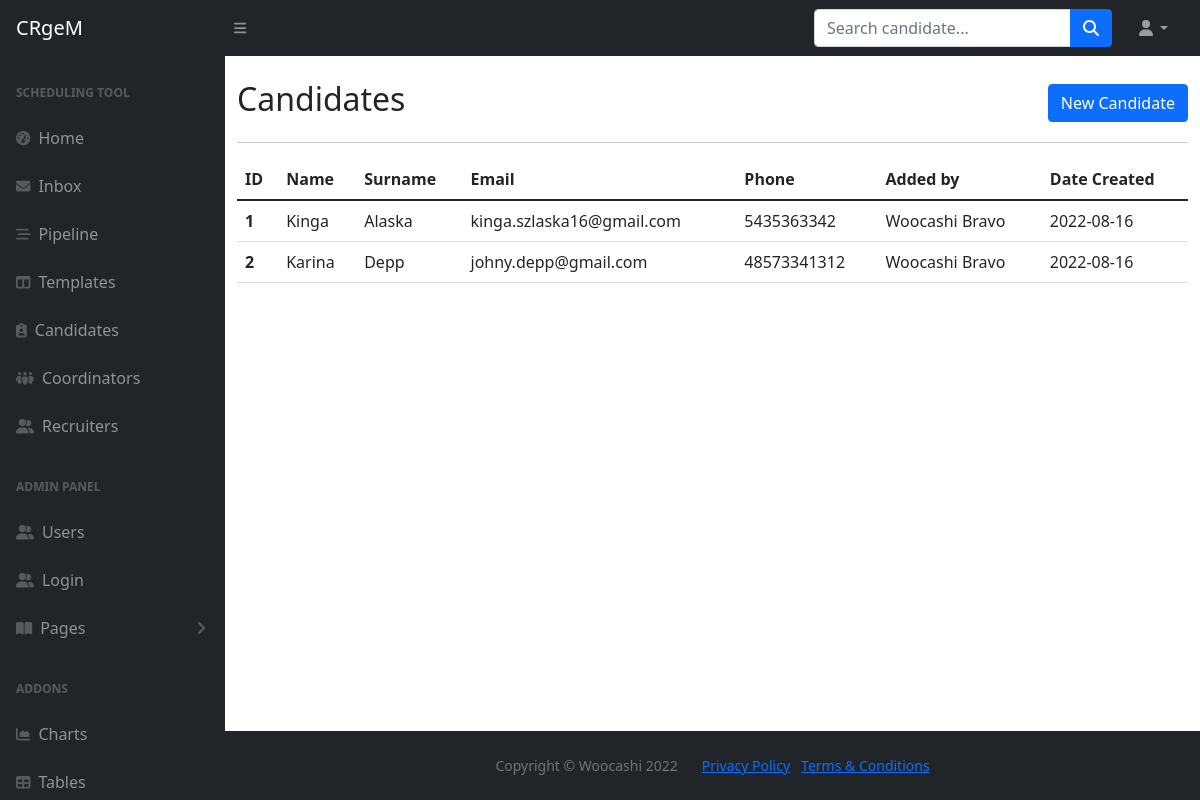
/candidates, run on an earlier commit of the app's database.
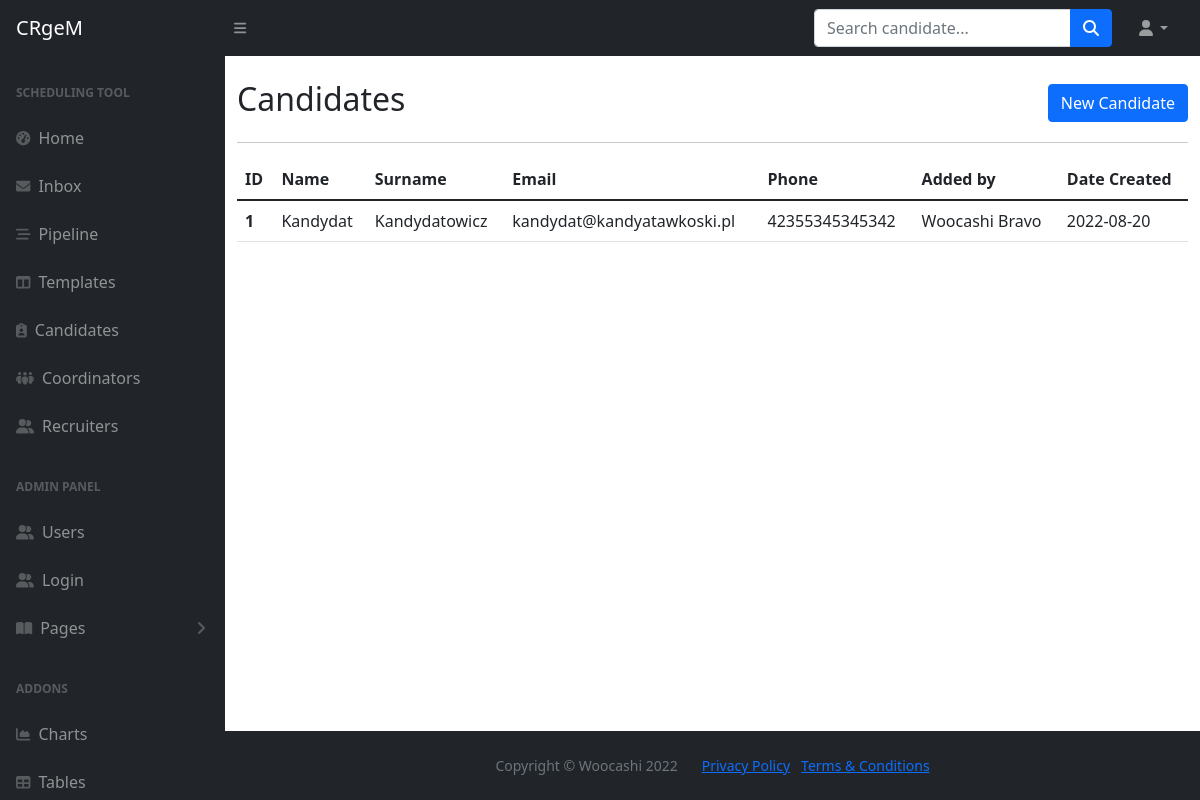
And on a later commit of the database.
### main.py (models this page shows)
class Candidate(db.Model, Base):
    __tablename__="candidates"
    id = db.Column(db.Integer, primary_key=True)
    first_name = db.Column(db.String, nullable=False)
    last_name = db.Column(db.String, nullable=False)
    full_name = db.Column(db.String, nullable=False)
    email = db.Column(db.String, nullable=False, unique=True)
    phone = db.Column(db.String, nullable=False)
    cv = db.Column(db.String, nullable=True)
    owner_id = Column(Integer, ForeignKey('users.id'))
    created_by = relationship("User", back_populates="candidates")
    created_date = db.Column(db.Date, nullable=False)
    tasks = relationship("Task", back_populates="candidate")

class User(db.Model, UserMixin, Base):
    __tablename__="users"
    id = db.Column(db.Integer, primary_key=True)
    first_name = db.Column(db.String, nullable=False)
    last_name = db.Column(db.String, nullable=False)
    full_name = db.Column(db.String, nullable=False)
    email = db.Column(db.String, nullable=False, unique=True)
    phone = db.Column(db.String, nullable=False)
    type = db.Column(db.String, nullable=False)
    password = db.Column(db.String, nullable=False)
    interviews = relationship("Interview", back_populates="created_by")
    templates = relationship("Template", back_populates="created_by")
    candidates = relationship("Candidate", back_populates="created_by")
    tasks_sent = relationship("Task", primaryjoin="User.id==Task.sender_id", back_populates="from_user")
    tasks_received = relationship("Task", primaryjoin="User.id==Task.recipient_id", back_populates="to_user")
    tasks_delegated = relationship("Task", primaryjoin="User.id==Task.delegate_id", back_populates="delegated_by")

### main.py (the view)
@app.route('/candidates')
def candidates():
    candidates = db.session.query(Candidate).all()
    return render_template('candidates.html', candidates=candidates, current_user=current_user)

### templates/candidates.html
{% import "bootstrap/wtf.html" as wtf %}
{% include 'header.html' %}
	<main>
		<div class="container mt-4">
			<div class="row d-flex align-items-center">
				<div class="col-lg-6">
					<h2>Candidates</h2>
				</div>
				<div class="col-lg-6 d-flex justify-content-end">
					<a class="btn btn-primary" href="{{url_for('candidates_new', form=form)}}">New Candidate</a>
				</div>
			</div>
			<hr>
			{% if candidates|length == 0 %}
			<p>There are no candidates registered in this CRM environment</p>
			{% else %}
			<table class="table">
				  <thead>
				    <tr>
				      <th scope="col">ID</th>
				      <th scope="col">Name</th>
				      <th scope="col">Surname</th>
				      <th scope="col">Email</th>
					    <th scope="col">Phone</th>
					    <th scope="col">Added by</th>
					    <th scope="col">Date Created</th>
				    </tr>
				  </thead>
				  <tbody>
				  {% for candidate in candidates %}
				    <tr>
				      <th scope="row">{{candidate.id}}</th>
				      <td>{{candidate.first_name}}</td>
				      <td>{{candidate.last_name}}</td>
				      <td>{{candidate.email}}</td>
					    <td>{{candidate.phone}}</td>
					    <td>{{candidate.created_by.full_name}}</td>
					    <td>{{candidate.created_date}}</td>
				    </tr>
				  {% endfor %}
				  </tbody>
				</table>
			{% endif %}
		</div>
	</main>
{% include 'footer.html' %}

What changed in the data, as far as the page shows it:
removed Candidate: id "2", first_name "Karina", last_name "Depp", email "johny.depp@gmail.com", phone "48573341312", created_by.full_name "Woocashi Bravo", created_date "2022-08-16"
changed Candidate "Woocashi Bravo": first_name "Kinga" → "Kandydat"; last_name "Alaska" → "Kandydatowicz"; email "kinga.szlaska16@gmail.com" → "kandydat@kandyatawkoski.pl"; phone "5435363342" → "42355345345342"; created_date "2022-08-16" → "2022-08-20"
